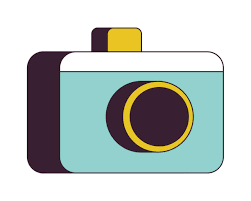
#> input picture assets/portrait1.jpg, 251 x 201 px, found by its file name
$ python main.py
#> lines starting #> are read from the running program, lines starting #| are printed output that depends on the picture; after the words box and inside, x2 and y2 are one past the last pixel; in counts of white or black regions, pixels touching at a corner belong together
### src/utils.py
import cv2
import numpy as np

def generate_line_art(img, canny_low, canny_high, thickness):

    # Step 1: Detect edges using Canny
    edges = cv2.Canny(img, canny_low, canny_high)

    # Step 2: Thicken edges using dilation
    kernel = np.ones((thickness, thickness), np.uint8)
    thick_edges = cv2.dilate(edges, kernel, iterations=1)

    return thick_edges

### src/main.py
import cv2
import os
from utils import generate_line_art

ASSET_PATH = "assets/portrait1.jpg"
RESULTS_DIR = "results"
OUTPUT_FILE = "results/line_art1.jpg"

def main():

    # To ensure wether results/ exists or not
    if not os.path.exists(RESULTS_DIR):
        os.makedirs(RESULTS_DIR)

    # Load image
    img = cv2.imread(ASSET_PATH)
#> img is the input picture: shape (201, 251, 3); mean B, G, R 198.5, 201.7, 193.7
    if img is None:
        print("❌ ERROR: portrait.jpg not found in assets/")
        return

    gray = cv2.cvtColor(img, cv2.COLOR_BGR2GRAY)
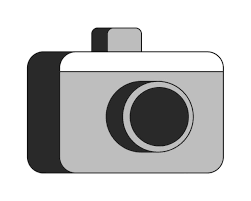
#> gray: shape (201, 251); min 3, max 255, mean 198.9

    # Fixed parameters
    CANNY_LOW = 50
    CANNY_HIGH = 150
    THICKNESS = 3

    # Generate output
    result = generate_line_art(gray, CANNY_LOW, CANNY_HIGH, THICKNESS)
#> in generate_line_art, `edges = cv2.Canny(img, canny_low, canny_high)`:
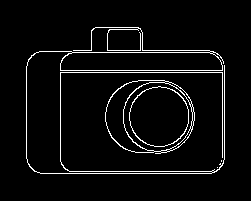
#> edges: shape (201, 251); 4.6% white in thin lines or dots, all inside (x1, y1, x2, y2) = (26, 27, 225, 174)
#> in generate_line_art, `thick_edges = cv2.dilate(edges, kernel, iterations=1)`:
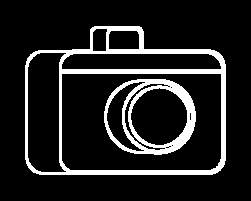
#> thick_edges: shape (201, 251); 12.9% white; 2 white regions, box (x1, y1, x2, y2) and area: (25, 26, 226, 175) 4329, (104, 79, 196, 155) 2201

    # Save image directly
    cv2.imwrite(OUTPUT_FILE, result)
    print(f"✔ Output saved to {OUTPUT_FILE}")
    print("✔ No windows opened. Program finished.")

if __name__ == "__main__":
    main()

$ run again, with assets/portrait2.jpg copied over assets/portrait1.jpg
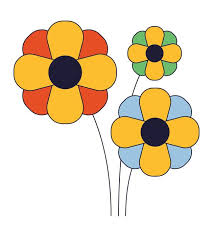
#> input picture assets/portrait2.jpg, 213 x 237 px, found by its file name
#> in main, img is the input picture: shape (237, 213, 3); mean B, G, R 194.7, 219.8, 234.7
#> in generate_line_art, `edges = cv2.Canny(img, canny_low, canny_high)`:
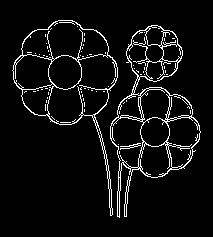
#> edges: shape (237, 213); 6% white in thin lines or dots, all inside (x1, y1, x2, y2) = (12, 20, 201, 218)
#> in generate_line_art, `thick_edges = cv2.dilate(edges, kernel, iterations=1)`:
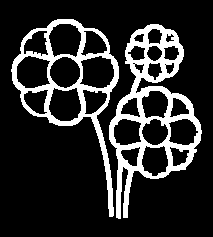
#> thick_edges: shape (237, 213); 17.2% white; 2 white regions, box (x1, y1, x2, y2) and area: (109, 24, 202, 219) 5106, (11, 19, 119, 217) 3552

$ run again, with assets/portrait3.jpg copied over assets/portrait1.jpg
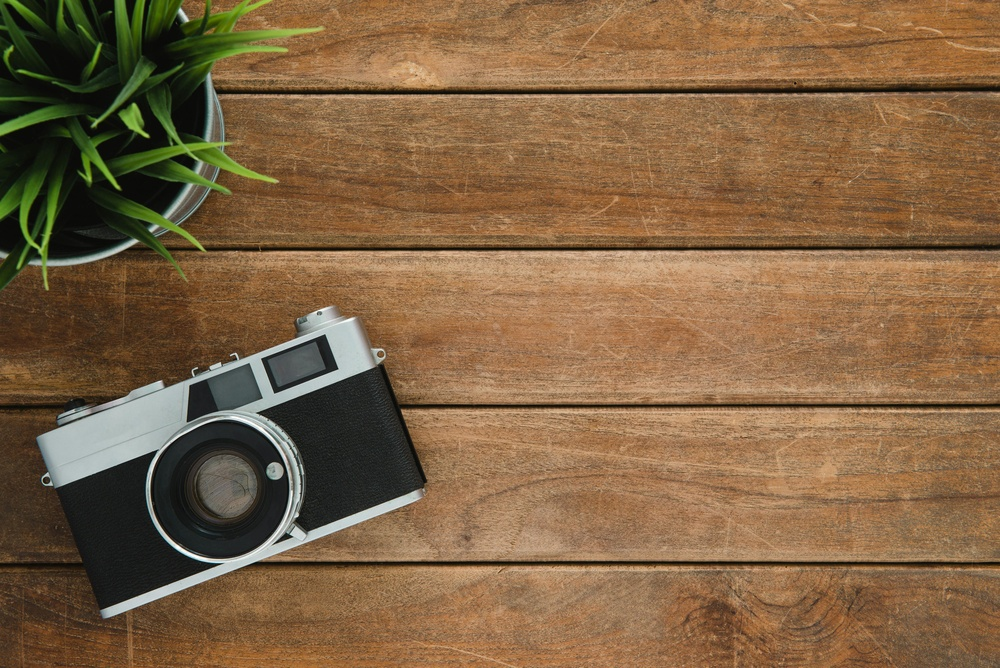
#> input picture assets/portrait3.jpg, 1000 x 668 px, shrunk from 6014 x 4015 before the run, found by its file name
#> in main, img is the input picture: shape (668, 1000, 3); mean B, G, R 67.5, 99.3, 128.2
#> in generate_line_art, `edges = cv2.Canny(img, canny_low, canny_high)`:
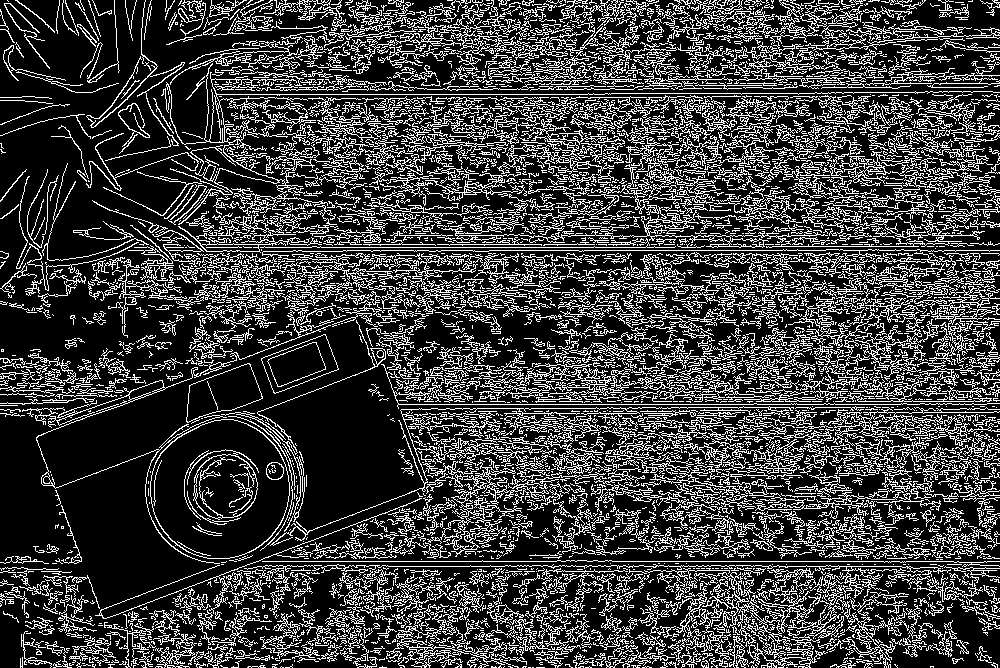
#> edges: shape (668, 1000); 24.6% white in thin lines or dots
#> in generate_line_art, `thick_edges = cv2.dilate(edges, kernel, iterations=1)`:
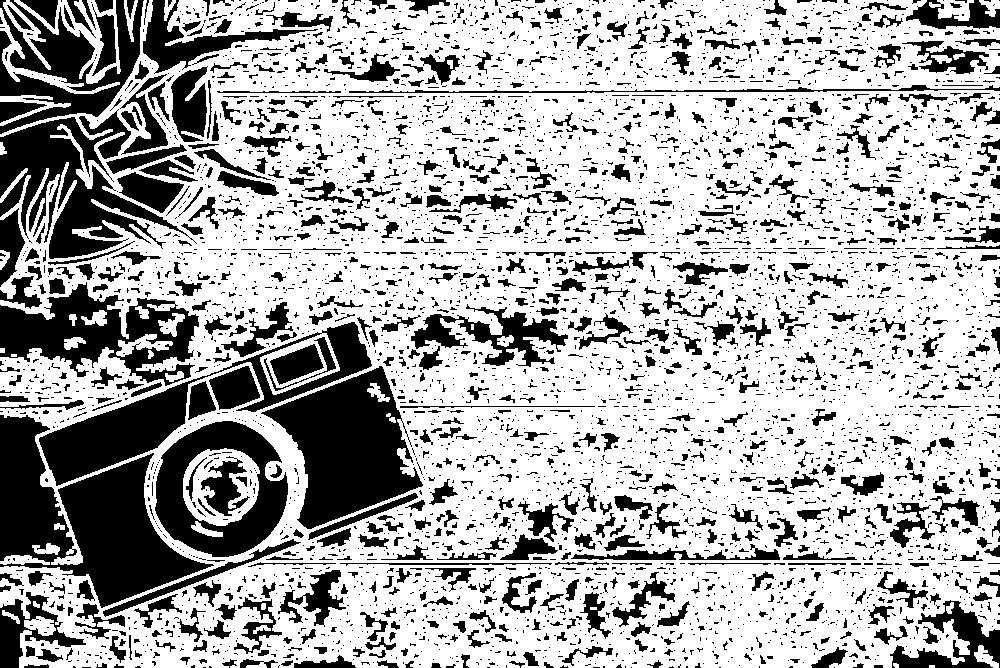
#> thick_edges: shape (668, 1000); 68.8% white; 4966 black regions (4040 under 20 px), largest, box (x1, y1, x2, y2) and area: (0, 415, 214, 608) 18523, (261, 366, 423, 529) 13787, (0, 109, 197, 259) 11628
